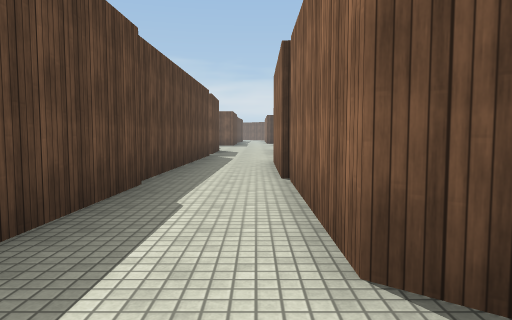
[1] (above)

12 first-person views from a walk through a Unity game level. The camera is 1.3 m above the floor, tilts 4° down and sees 70° across. The floor is counted in squares, 2 m on a side. Each view is taken from the middle of a square. On the plan, view 1 faces up. The plan holds only what a view shows up to about 11 squares ahead; the rest is blank. The place goes on beyond the plan. Some surface patterns are stand-ins.

[2]
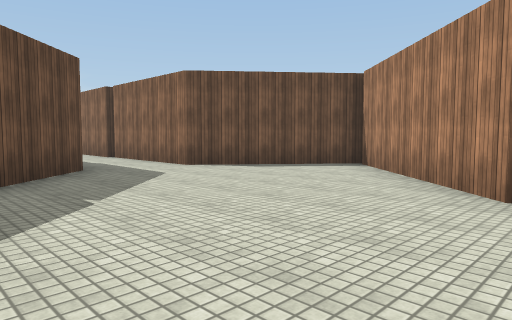

[3]
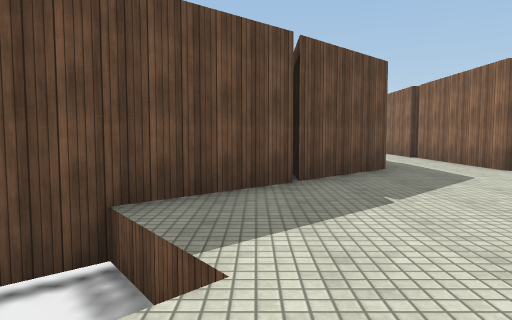

[4]
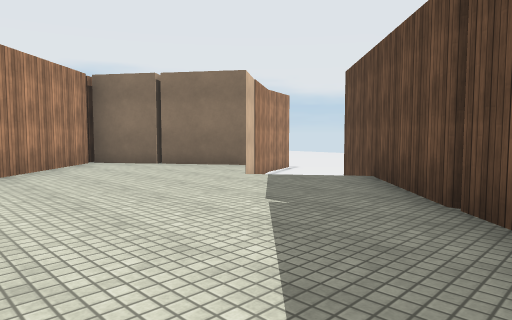

[5]
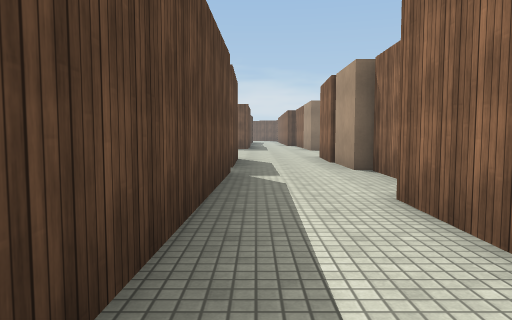

[6]
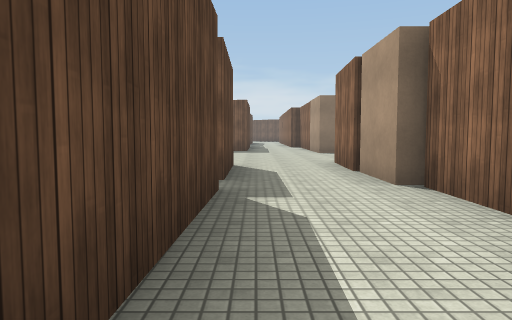

[7]
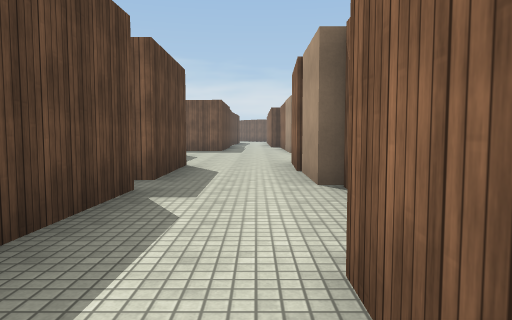

[8]
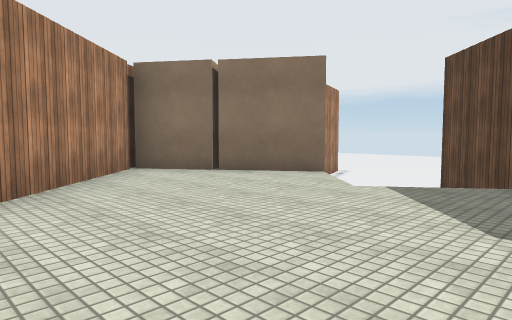

[9]
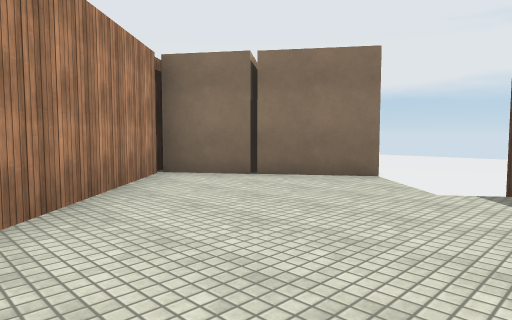

[10]
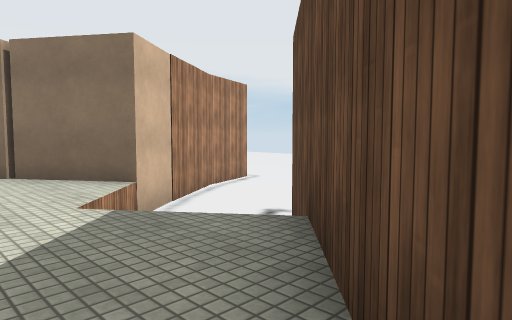

[11]
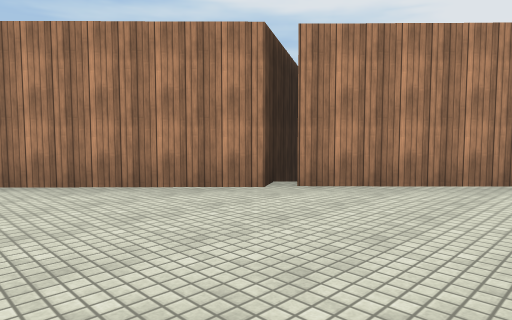

[12]
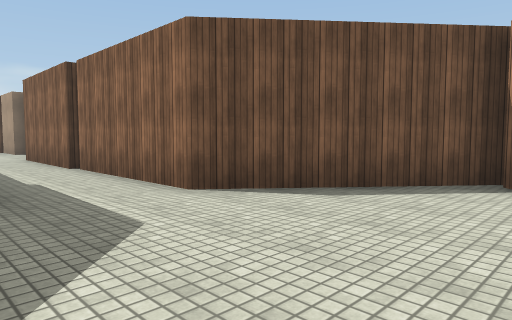

### Floor plan
Key: @ floor where view 1 was taken; # wall or solid block; . floor; v drop or lower ground.
Columns run from 8 left of view 1 to 4 right of it. Each row starts with its distance up from view 1.
 18       ....
 17       ....
 16       ....
 15        ..#
 14       #..#
 13       #..#
 12       #..#
 11       #..#
 10       #..#
  9       #..#
  8       #..#
  7       #..#
  6       #..#
  5       #..#
  4       #..#
  3       #..#
  2      ##..#
  1     ##...###
  0    ##...@..##
 -1   ##........#
 -2  ##........##
 -3  #vv......##
 -4 vvvv.....##
 -5 vv##....##
 -6 v###...###
 -7 ## ##.##
 -8     ###

Positions as (right, up) in squares from view 1, and headings:
1: (0, 0), facing up
2: (-4, -5), facing up-right
3: (-4, -5), facing up
4: (0, 1), facing down-left
5: (-1, 5), facing up
6: (-1, 7), facing up
7: (0, 7), facing up
8: (0, -1), facing down-left
9: (0, -2), facing down-left
10: (-3, 0), facing down-left
11: (-3, -1), facing down-right
12: (-2, -2), facing up-right
